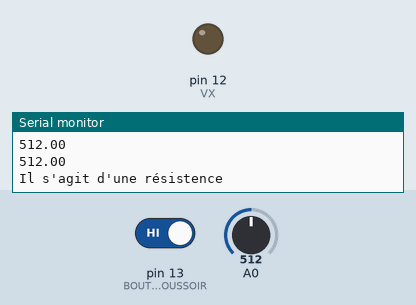
Recording of a sketch running on a simulated Arduino Uno, built with avr-gcc and run on an emulated ATmega328P. On the bench: output pins drawn as LEDs (lit = HIGH), the last lines printed to the serial monitor. The test bench sets the inputs (shaded band); at power-on: pin 13 (BOUTON_POUSSOIR) HIGH, A0 = 512.

Above: at 6.8 s.
6.9 s: pin 13 (BOUTON_POUSSOIR) driven LOW
At 7.5 s:
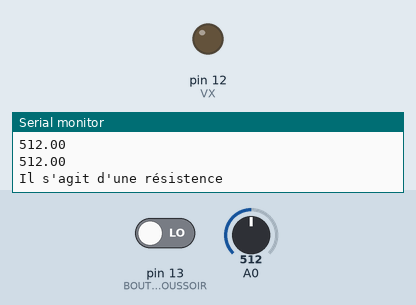
11.4 s: pin 13 (BOUTON_POUSSOIR) driven HIGH
At 12.2 s:
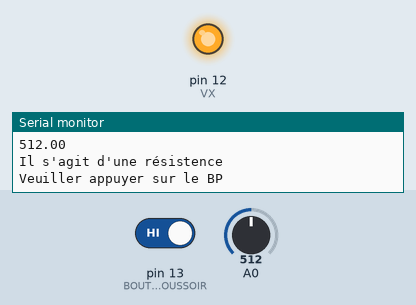
Timing chart, 0 to 31.4 s (numbered marks = the images above; inputs shaded):
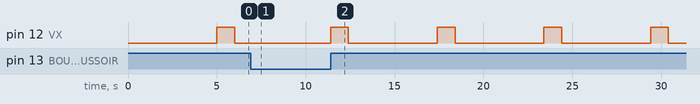

The sketch:

PartieA.ino
```cpp
// C++ code
//

int VX = 12, BOUTON_POUSSOIR = 13;//déclaration de la tension
                                                // du bouton poussoir

void setup()
{
  pinMode(VX, OUTPUT);
  pinMode(BOUTON_POUSSOIR, INPUT);
  digitalWrite(VX,LOW), digitalWrite(BOUTON_POUSSOIR,LOW);

  Serial.begin(9600);// opens serial port, sets data rate to 9600 bps
}

void loop()
{
  digitalWrite(VX,LOW);
  float Mesure_1 = 0; //déclaration de la première mesure
  float Mesure_2 = 0;

  delay(5000);//attendre 5 secondes
  Serial.println("Veuiller appuyer sur le BP ");
  while(digitalRead(BOUTON_POUSSOIR) == LOW);//Si le bouton poussoir n'est pas ppuyer ne rien faire


  //if(digitalRead(BOUTON_POUSSOIR) == HIGH)// si on appuie sur le bouton poussoir

    digitalWrite(VX,HIGH);//faire circuler 5V dans le pont diviseur
    Mesure_1 = analogRead(A0);//Lire la tension Vx une fois
    delay(1000);
    Mesure_2 = analogRead(A0);
   digitalWrite(VX,LOW);

    Serial.println(Mesure_1);
    Serial.println(Mesure_2);


  if( Mesure_1 == Mesure_2)
  {
    Serial.println("Il s'agit d'une résistence ");
  }

  if(Mesure_1 < Mesure_2)
    {
    Serial.println("Il s'agit d'un condensateur");
    }

  if(Mesure_1 > Mesure_2)
    {

    Serial.println("Il s'agit d'une bobine");
    }
}
```

Measured:
- after the input at 6.9 s, pin 12 (VX): stays LOW (without the input it goes to HIGH after 4.1 s)
- after the input at 11.4 s, pin 12 (VX): alternates HIGH for 1.0 s and LOW for 5.0 s, starting at once
